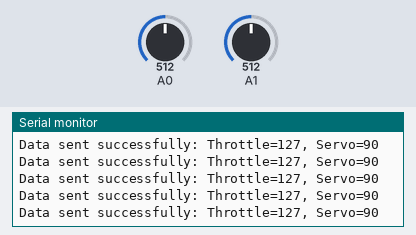
The sketch below on a simulated Arduino Uno, built with avr-gcc and run on an emulated ATmega328P. Parts: the last lines printed to the serial monitor. Inputs (shaded band) come from the test bench; at power-on: A1 = 512, A0 = 512. No radio packets arrive unless stated.

Above: at 1.2 s.
1.3 s: A1 set to 557
At 1.4 s:
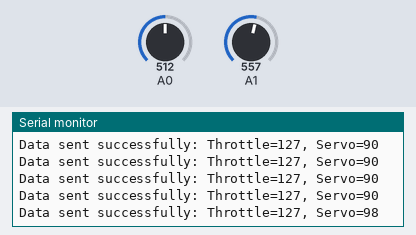
4.3 s: A1 set to 576
At 4.34 s:
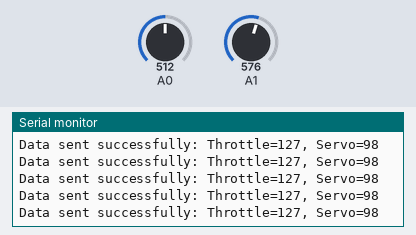
7.3 s: A0 set to 411
At 7.35 s:
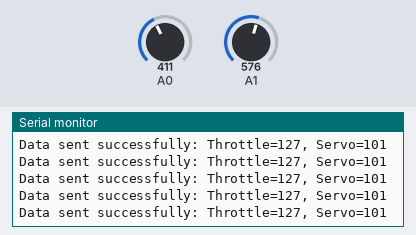
10.3 s: A0 set to 385
At 10.3 s:
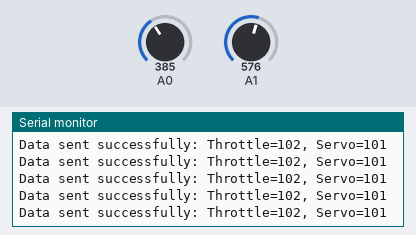
Timing chart, 0 to 13.3 s (numbered marks = the images above; inputs shaded):
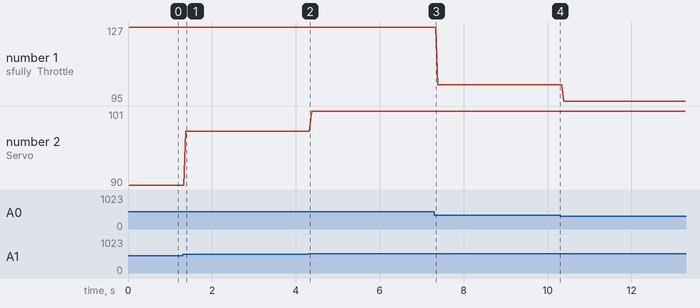

The sketch:

1bldc_working_tran.ino
```cpp
#include <SPI.h>
#include <nRF24L01.h>
#include <RF24.h>

RF24 radio(9, 10); // CE, CSN pins

const byte address[6] = "00001";

struct DataPacket {
  int throttleValue;
  int servoValue;
};

DataPacket data;

void setup() {
  Serial.begin(9600);

  if (!radio.begin()) {
    Serial.println("Radio initialization failed!");
    while (1); // Stop the program if initialization fails
  }

  radio.openWritingPipe(address);
  radio.setDataRate(RF24_250KBPS);
  radio.setPALevel(RF24_PA_HIGH);
  radio.setChannel(110);
  radio.stopListening();

  Serial.println("Transmitter initialized.");
}

void loop() {
  int potThrottle = analogRead(A0);
  data.throttleValue = map(potThrottle, 0, 1023, 0, 255);

  int potServo = analogRead(A1);
  data.servoValue = map(potServo, 0, 1023, 0, 180);

  bool success = radio.write(&data, sizeof(data));
  if (success) {
    Serial.print("Data sent successfully: Throttle=");
    Serial.print(data.throttleValue);
    Serial.print(", Servo=");
    Serial.println(data.servoValue);
  } else {
    Serial.println("Data transmission failed!");
  }

  delay(10);
}
```

Measured:
- after the input at 1.3 s, the serial monitor: prints a new line after 0.08 s (image 1)
- plotted number 1: 127 → 102 after the input at 7.3 s, 102 → 95 after the input at 10.3 s
- plotted number 2: 90 → 98 after the input at 1.3 s, 98 → 101 after the input at 4.3 s
